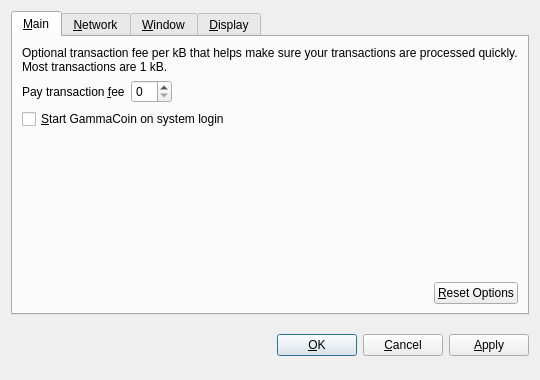
<?xml version="1.0" encoding="UTF-8"?>
<ui version="4.0">
 <class>OptionsDialog</class>
 <widget class="QDialog" name="OptionsDialog">
  <property name="geometry">
   <rect>
    <x>0</x>
    <y>0</y>
    <width>540</width>
    <height>380</height>
   </rect>
  </property>
  <property name="windowTitle">
   <string>Options</string>
  </property>
  <property name="modal">
   <bool>true</bool>
  </property>
  <layout class="QVBoxLayout" name="verticalLayout">
   <item>
    <widget class="QTabWidget" name="tabWidget">
     <property name="tabPosition">
      <enum>QTabWidget::North</enum>
     </property>
     <property name="currentIndex">
      <number>0</number>
     </property>
     <widget class="QWidget" name="tabMain">
      <attribute name="title">
       <string>&amp;Main</string>
      </attribute>
      <layout class="QVBoxLayout" name="verticalLayout_Main">
       <item>
        <widget class="QLabel" name="transactionFeeInfoLabel">
         <property name="text">
          <string>Optional transaction fee per kB that helps make sure your transactions are processed quickly. Most transactions are 1 kB.</string>
         </property>
         <property name="textFormat">
          <enum>Qt::PlainText</enum>
         </property>
         <property name="wordWrap">
          <bool>true</bool>
         </property>
        </widget>
       </item>
       <item>
        <layout class="QHBoxLayout" name="horizontalLayout_1_Main">
         <item>
          <widget class="QLabel" name="transactionFeeLabel">
           <property name="text">
            <string>Pay transaction &amp;fee</string>
           </property>
           <property name="textFormat">
            <enum>Qt::PlainText</enum>
           </property>
           <property name="buddy">
            <cstring>transactionFee</cstring>
           </property>
          </widget>
         </item>
         <item>
          <widget class="BitcoinAmountField" name="transactionFee"/>
         </item>
         <item>
          <spacer name="horizontalSpacer_1_Main">
           <property name="orientation">
            <enum>Qt::Horizontal</enum>
           </property>
           <property name="sizeHint" stdset="0">
            <size>
             <width>40</width>
             <height>20</height>
            </size>
           </property>
          </spacer>
         </item>
        </layout>
       </item>
       <item>
        <widget class="QCheckBox" name="bitcoinAtStartup">
         <property name="toolTip">
          <string>Automatically start GammaCoin after logging in to the system.</string>
         </property>
         <property name="text">
          <string>&amp;Start GammaCoin on system login</string>
         </property>
        </widget>
       </item>
       <item>
        <spacer name="verticalSpacer_Main">
         <property name="orientation">
          <enum>Qt::Vertical</enum>
         </property>
         <property name="sizeHint" stdset="0">
          <size>
           <width>20</width>
           <height>40</height>
          </size>
         </property>
        </spacer>
       </item>
       <item>
        <layout class="QHBoxLayout" name="horizontalLayout_2_Main">
         <item>
          <spacer name="horizontalSpacer_2_Main">
           <property name="orientation">
            <enum>Qt::Horizontal</enum>
           </property>
           <property name="sizeHint" stdset="0">
            <size>
             <width>40</width>
             <height>20</height>
            </size>
           </property>
          </spacer>
         </item>
         <item>
          <widget class="QPushButton" name="resetButton">
           <property name="toolTip">
            <string>Reset all client options to default.</string>
           </property>
           <property name="text">
            <string>&amp;Reset Options</string>
           </property>
           <property name="autoDefault">
            <bool>false</bool>
           </property>
          </widget>
         </item>
        </layout>
       </item>
      </layout>
     </widget>
     <widget class="QWidget" name="tabNetwork">
      <attribute name="title">
       <string>&amp;Network</string>
      </attribute>
      <layout class="QVBoxLayout" name="verticalLayout_Network">
       <item>
        <widget class="QCheckBox" name="mapPortUpnp">
         <property name="toolTip">
          <string>Automatically open the GammaCoin client port on the router. This only works when your router supports UPnP and it is enabled.</string>
         </property>
         <property name="text">
          <string>Map port using &amp;UPnP</string>
         </property>
        </widget>
       </item>
       <item>
        <widget class="QCheckBox" name="connectSocks">
         <property name="toolTip">
          <string>Connect to the GammaCoin network through a SOCKS proxy (e.g. when connecting through Tor).</string>
         </property>
         <property name="text">
          <string>&amp;Connect through SOCKS proxy:</string>
         </property>
        </widget>
       </item>
       <item>
        <layout class="QHBoxLayout" name="horizontalLayout_Network">
         <item>
          <widget class="QLabel" name="proxyIpLabel">
           <property name="text">
            <string>Proxy &amp;IP:</string>
           </property>
           <property name="textFormat">
            <enum>Qt::PlainText</enum>
           </property>
           <property name="buddy">
            <cstring>proxyIp</cstring>
           </property>
          </widget>
         </item>
         <item>
          <widget class="QValidatedLineEdit" name="proxyIp">
           <property name="maximumSize">
            <size>
             <width>140</width>
             <height>16777215</height>
            </size>
           </property>
           <property name="toolTip">
            <string>IP address of the proxy (e.g. 127.0.0.1)</string>
           </property>
          </widget>
         </item>
         <item>
          <widget class="QLabel" name="proxyPortLabel">
           <property name="text">
            <string>&amp;Port:</string>
           </property>
           <property name="textFormat">
            <enum>Qt::PlainText</enum>
           </property>
           <property name="buddy">
            <cstring>proxyPort</cstring>
           </property>
          </widget>
         </item>
         <item>
          <widget class="QLineEdit" name="proxyPort">
           <property name="maximumSize">
            <size>
             <width>55</width>
             <height>16777215</height>
            </size>
           </property>
           <property name="toolTip">
            <string>Port of the proxy (e.g. 9050)</string>
           </property>
          </widget>
         </item>
         <item>
          <widget class="QLabel" name="socksVersionLabel">
           <property name="text">
            <string>SOCKS &amp;Version:</string>
           </property>
           <property name="textFormat">
            <enum>Qt::PlainText</enum>
           </property>
           <property name="buddy">
            <cstring>socksVersion</cstring>
           </property>
          </widget>
         </item>
         <item>
          <widget class="QValueComboBox" name="socksVersion">
           <property name="toolTip">
            <string>SOCKS version of the proxy (e.g. 5)</string>
           </property>
          </widget>
         </item>
         <item>
          <spacer name="horizontalSpacer_Network">
           <property name="orientation">
            <enum>Qt::Horizontal</enum>
           </property>
           <property name="sizeHint" stdset="0">
            <size>
             <width>40</width>
             <height>20</height>
            </size>
           </property>
          </spacer>
         </item>
        </layout>
       </item>
       <item>
        <spacer name="verticalSpacer_Network">
         <property name="orientation">
          <enum>Qt::Vertical</enum>
         </property>
         <property name="sizeHint" stdset="0">
          <size>
           <width>20</width>
           <height>40</height>
          </size>
         </property>
        </spacer>
       </item>
      </layout>
     </widget>
     <widget class="QWidget" name="tabWindow">
      <attribute name="title">
       <string>&amp;Window</string>
      </attribute>
      <layout class="QVBoxLayout" name="verticalLayout_Window">
       <item>
        <widget class="QCheckBox" name="minimizeToTray">
         <property name="toolTip">
          <string>Show only a tray icon after minimizing the window.</string>
         </property>
         <property name="text">
          <string>&amp;Minimize to the tray instead of the taskbar</string>
         </property>
        </widget>
       </item>
       <item>
        <widget class="QCheckBox" name="minimizeOnClose">
         <property name="toolTip">
          <string>Minimize instead of exit the application when the window is closed. When this option is enabled, the application will be closed only after selecting Quit in the menu.</string>
         </property>
         <property name="text">
          <string>M&amp;inimize on close</string>
         </property>
        </widget>
       </item>
       <item>
        <spacer name="verticalSpacer_Window">
         <property name="orientation">
          <enum>Qt::Vertical</enum>
         </property>
         <property name="sizeHint" stdset="0">
          <size>
           <width>20</width>
           <height>40</height>
          </size>
         </property>
        </spacer>
       </item>
      </layout>
     </widget>
     <widget class="QWidget" name="tabDisplay">
      <attribute name="title">
       <string>&amp;Display</string>
      </attribute>
      <layout class="QVBoxLayout" name="verticalLayout_Display">
       <item>
        <layout class="QHBoxLayout" name="horizontalLayout_1_Display">
         <item>
          <widget class="QLabel" name="langLabel">
           <property name="text">
            <string>User Interface &amp;language:</string>
           </property>
           <property name="textFormat">
            <enum>Qt::PlainText</enum>
           </property>
           <property name="buddy">
            <cstring>lang</cstring>
           </property>
          </widget>
         </item>
         <item>
          <widget class="QValueComboBox" name="lang">
           <property name="toolTip">
            <string>The user interface language can be set here. This setting will take effect after restarting GammaCoin.</string>
           </property>
          </widget>
         </item>
        </layout>
       </item>
       <item>
        <layout class="QHBoxLayout" name="horizontalLayout_2_Display">
         <item>
          <widget class="QLabel" name="unitLabel">
           <property name="text">
            <string>&amp;Unit to show amounts in:</string>
           </property>
           <property name="textFormat">
            <enum>Qt::PlainText</enum>
           </property>
           <property name="buddy">
            <cstring>unit</cstring>
           </property>
          </widget>
         </item>
         <item>
          <widget class="QValueComboBox" name="unit">
           <property name="toolTip">
            <string>Choose the default subdivision unit to show in the interface and when sending coins.</string>
           </property>
          </widget>
         </item>
        </layout>
       </item>
       <item>
        <widget class="QCheckBox" name="displayAddresses">
         <property name="toolTip">
          <string>Whether to show GammaCoin addresses in the transaction list or not.</string>
         </property>
         <property name="text">
          <string>&amp;Display addresses in transaction list</string>
         </property>
        </widget>
       </item>
       <item>
        <widget class="QCheckBox" name="coinControlFeatures">
         <property name="toolTip">
          <string>Whether to show coin control features or not.</string>
         </property>
         <property name="text">
          <string>Display coin &amp;control features (experts only!)</string>
         </property>
        </widget>
       </item>
       <item>
        <spacer name="verticalSpacer_Display">
         <property name="orientation">
          <enum>Qt::Vertical</enum>
         </property>
         <property name="sizeHint" stdset="0">
          <size>
           <width>20</width>
           <height>40</height>
          </size>
         </property>
        </spacer>
       </item>
      </layout>
     </widget>
    </widget>
   </item>
   <item>
    <layout class="QHBoxLayout" name="horizontalLayout_Buttons">
     <item>
      <spacer name="horizontalSpacer_1">
       <property name="orientation">
        <enum>Qt::Horizontal</enum>
       </property>
       <property name="sizeHint" stdset="0">
        <size>
         <width>40</width>
         <height>48</height>
        </size>
       </property>
      </spacer>
     </item>
     <item>
      <widget class="QLabel" name="statusLabel">
       <property name="font">
        <font>
         <weight>75</weight>
         <bold>true</bold>
        </font>
       </property>
       <property name="text">
        <string/>
       </property>
       <property name="textFormat">
        <enum>Qt::PlainText</enum>
       </property>
       <property name="wordWrap">
        <bool>true</bool>
       </property>
      </widget>
     </item>
     <item>
      <spacer name="horizontalSpacer_2">
       <property name="orientation">
        <enum>Qt::Horizontal</enum>
       </property>
       <property name="sizeHint" stdset="0">
        <size>
         <width>40</width>
         <height>48</height>
        </size>
       </property>
      </spacer>
     </item>
     <item>
      <widget class="QPushButton" name="okButton">
       <property name="text">
        <string>&amp;OK</string>
       </property>
      </widget>
     </item>
     <item>
      <widget class="QPushButton" name="cancelButton">
       <property name="text">
        <string>&amp;Cancel</string>
       </property>
       <property name="autoDefault">
        <bool>false</bool>
       </property>
      </widget>
     </item>
     <item>
      <widget class="QPushButton" name="applyButton">
       <property name="text">
        <string>&amp;Apply</string>
       </property>
       <property name="autoDefault">
        <bool>false</bool>
       </property>
      </widget>
     </item>
    </layout>
   </item>
  </layout>
 </widget>
 <customwidgets>
  <customwidget>
   <class>BitcoinAmountField</class>
   <extends>QSpinBox</extends>
   <header>bitcoinamountfield.h</header>
  </customwidget>
  <customwidget>
   <class>QValueComboBox</class>
   <extends>QComboBox</extends>
   <header>qvaluecombobox.h</header>
  </customwidget>
  <customwidget>
   <class>QValidatedLineEdit</class>
   <extends>QLineEdit</extends>
   <header>qvalidatedlineedit.h</header>
  </customwidget>
 </customwidgets>
 <resources/>
 <connections/>
</ui>
